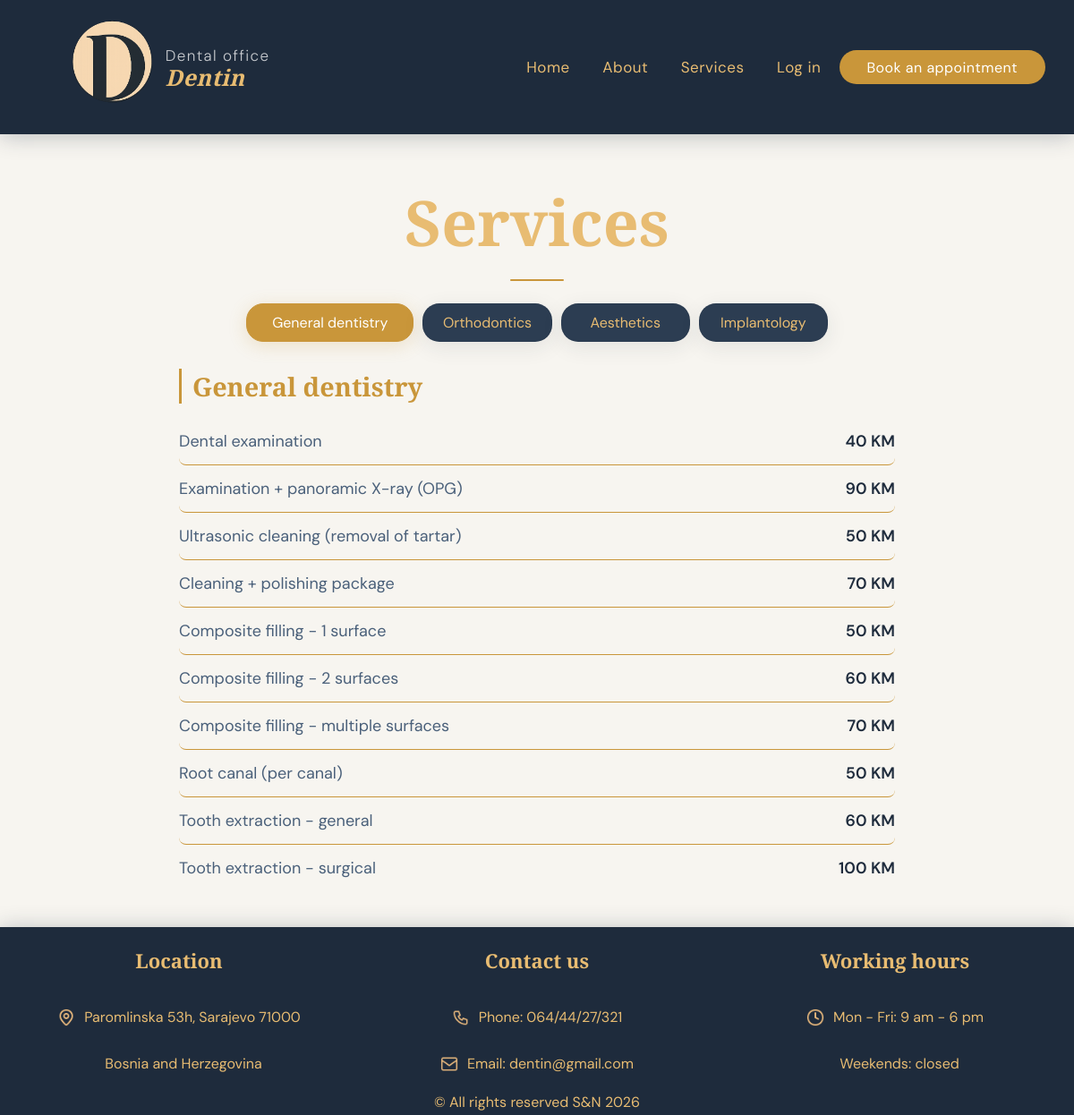
/services/services.php, run on the app's committed database.
### tables this page shows
CREATE TABLE `treatment` (
  `tid` int NOT NULL AUTO_INCREMENT,
  `t_name` varchar(500) NOT NULL,
  `t_duration` int NOT NULL,
  `price` decimal(8,2) NOT NULL,
  `category` int NOT NULL,
  `t_status` varchar(100) DEFAULT 'Active',
  PRIMARY KEY (`tid`),
  KEY `category` (`category`),
  KEY `treat_name` (`t_name`),
  CONSTRAINT `treatment_ibfk_1` FOREIGN KEY (`category`) REFERENCES `category` (`cid`)
);

### services/list_treatments.php (called while the page is built, shortened)
<?php
    $conn = mysqli_connect(db_host, db_user, db_password, "dentist_office");
    $query = "SELECT t_name AS tName, price as Price
                FROM treatment
                WHERE lower(t_status) = 'active'";
    $result_general=mysqli_query($conn, $query . " AND category = 1;");

### services/services.php (the view, shortened to what this page needs)
<?php
    include 'list_treatments.php';
?>
<!doctype html>
<html lang="en">
<head>
</head>
<body>
<header>
    <a href="../welcome/testna2.php" class="logo">
        <div class="header_pic">
            <img src="../pictures/newlogo.png" alt="logo">
        </div>
        <div class="header_text">
            Dental office
            <strong>Dentin</strong>
        </div>
    </a>
    <nav>
        <a href="../welcome/testna2.php">Home</a>
        <a href="../about_us/about_us.php">About</a>
        <a href="../services/services.php">Services</a>
        <a href="../login/login.php">Log in</a>
        <span id="span"><a href="../registration/register.php"">Book an appointment</a></span>
    </nav>
</header>
<main>
    <div class="service_header">Services</div>
    <span class="services_header_underline"></span>
    <div class="tabs">
        <label for="general_dentistry">General dentistry</label>
        <label for="orthodontics">Orthodontics</label>
        <label for="aesthetics">Aesthetics</label>
        <label for="implantology">Implantology</label>
    </div>
    <div class="content">
        <div class="section" id="general_dentistry">
            <p>General dentistry</p>
            <?php while($row = mysqli_fetch_assoc($result_general)): ?>
                <div class="item">
                    <span class="name"><?= $row['tName']; ?></span>
                    <span class="price"><?= (float) $row['Price']; ?> KM</span>
                </div>
            <?php endwhile; ?>
        </div>
    </div>
</main>
<footer>
    <div class="location">
        <h3>Location</h3>
        <div class="footer_icons">
            <img src="../pictures/map-pin.png" alt="location favicon" width="20px" height="20px">
            <p>Paromlinska 53h, Sarajevo 71000</p>
        </div>
        <p>Bosnia and Herzegovina</p>
    </div>
    <div class="contact">
        <h3>Contact us</h3>
        <div class="footer_icons">
            <img src="../pictures/icon-phone.png" alt="phone" width="20px" height="20px">
            <p>Phone: 064/44/27/321</p>
        </div>
        <div class="footer_icons">
            <img src="../pictures/icon-mail.png" alt="email" width="20px" height="20px" >
            <p> Email: dentin@gmail.com</p>
        </div>
    </div>
    <div class="hours">
        <h3>Working hours</h3>
        <div class="footer_icons">
            <img src="../pictures/working-hours.png" alt="hours" width="20px" height="20px">
            <p>Mon - Fri: 9 am - 6 pm</p>
        </div>
        <p>
            Weekends: closed
        </p>
    </div>
    <div class="end">
        &copy; All rights reserved S&N 2026
    </div>
</footer>
</body>
</html>

### data on the page
treatment: t_name "Dental examination", price "40"
treatment: t_name "Examination + panoramic X-ray (OPG)", price "90"
treatment: t_name "Ultrasonic cleaning (removal of tartar)", price "50"
treatment: t_name "Cleaning + polishing package", price "70"
treatment: t_name "Composite filling - 1 surface", price "50"
treatment: t_name "Composite filling - 2 surfaces", price "60"
treatment: t_name "Composite filling - multiple surfaces", price "70"
treatment: t_name "Root canal (per canal)", price "50"
treatment: t_name "Tooth extraction - general", price "60"
treatment: t_name "Tooth extraction - surgical", price "100"
